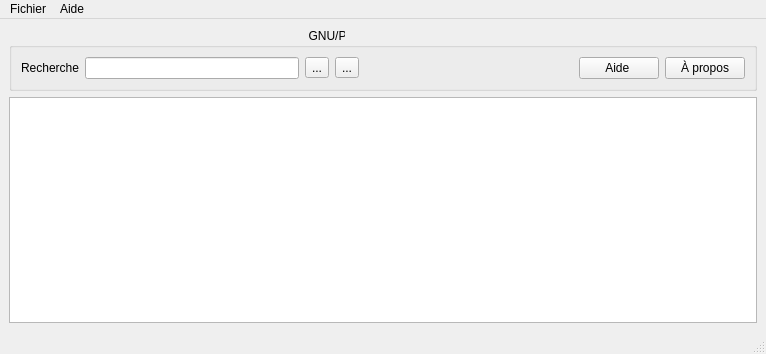
<?xml version="1.0" encoding="UTF-8"?>
<ui version="4.0">
 <class>MainWindow</class>
 <widget class="QMainWindow" name="MainWindow">
  <property name="geometry">
   <rect>
    <x>0</x>
    <y>0</y>
    <width>766</width>
    <height>354</height>
   </rect>
  </property>
  <property name="windowTitle">
   <string>Expositions</string>
  </property>
  <widget class="QWidget" name="centralwidget">
   <layout class="QVBoxLayout" name="verticalLayout">
    <item>
     <widget class="QGroupBox" name="groupBox">
      <property name="title">
       <string>                                                                                          GNU/Proj.ui</string>
      </property>
      <layout class="QHBoxLayout" name="horizontalLayout">
       <item>
        <widget class="QLabel" name="label">
         <property name="text">
          <string>Recherche</string>
         </property>
        </widget>
       </item>
       <item>
        <widget class="QLineEdit" name="selectionEdit"/>
       </item>
       <item>
        <widget class="QToolButton" name="selectButton">
         <property name="toolTip">
          <string>Appliquer la sélection</string>
         </property>
         <property name="text">
          <string>...</string>
         </property>
         <property name="icon">
          <iconset resource="proj.rc">
           <normaloff>:/img/media-playback-start-symbolic.svg</normaloff>:/img/media-playback-start-symbolic.svg</iconset>
         </property>
        </widget>
       </item>
       <item>
        <widget class="QToolButton" name="EraseButton">
         <property name="text">
          <string>...</string>
         </property>
         <property name="icon">
          <iconset resource="proj.rc">
           <normaloff>:/img/edit-clear-all-symbolic.svg</normaloff>:/img/edit-clear-all-symbolic.svg</iconset>
         </property>
        </widget>
       </item>
       <item>
        <spacer name="horizontalSpacer_2">
         <property name="orientation">
          <enum>Qt::Horizontal</enum>
         </property>
         <property name="sizeHint" stdset="0">
          <size>
           <width>40</width>
           <height>20</height>
          </size>
         </property>
        </spacer>
       </item>
       <item>
        <widget class="QPushButton" name="pushButton">
         <property name="text">
          <string>Aide </string>
         </property>
        </widget>
       </item>
       <item>
        <widget class="QPushButton" name="pushButton_2">
         <property name="text">
          <string>À propos</string>
         </property>
        </widget>
       </item>
      </layout>
     </widget>
    </item>
    <item>
     <widget class="QTextEdit" name="textEdit">
      <property name="readOnly">
       <bool>true</bool>
      </property>
     </widget>
    </item>
   </layout>
  </widget>
  <widget class="QMenuBar" name="menubar">
   <property name="geometry">
    <rect>
     <x>0</x>
     <y>0</y>
     <width>766</width>
     <height>20</height>
    </rect>
   </property>
   <widget class="QMenu" name="menuFichier">
    <property name="title">
     <string>Fichier</string>
    </property>
    <addaction name="actionEnregistrer_Sous"/>
    <addaction name="separator"/>
    <addaction name="actionQuitter"/>
   </widget>
   <widget class="QMenu" name="menuAide">
    <property name="title">
     <string>Aide</string>
    </property>
    <addaction name="separator"/>
    <addaction name="actionAide_F1"/>
    <addaction name="action_propos"/>
   </widget>
   <addaction name="menuFichier"/>
   <addaction name="menuAide"/>
  </widget>
  <widget class="QStatusBar" name="statusbar"/>
  <action name="actionEnregistrer_Sous">
   <property name="text">
    <string>Enregistrer Sous ...</string>
   </property>
  </action>
  <action name="actionQuitter">
   <property name="text">
    <string>Quitter</string>
   </property>
  </action>
  <action name="actionAide_F1">
   <property name="text">
    <string>Aide (F1)</string>
   </property>
  </action>
  <action name="action_propos">
   <property name="text">
    <string>À propos</string>
   </property>
  </action>
 </widget>
 <resources>
  <include location="proj.rc"/>
 </resources>
 <connections/>
</ui>
